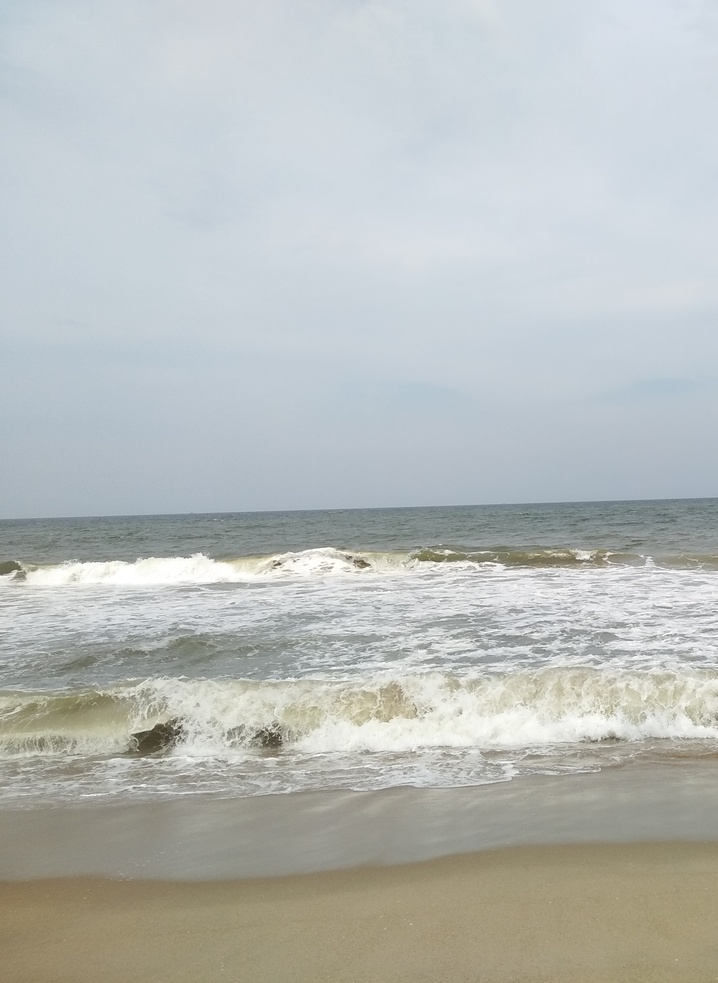
#> input picture images/beach/beach1.jpg, 718 x 983 px, shrunk from 2191 x 3000 before the run
$ python -i stitcher.py   (imports and definitions only)
#> lines starting #> are read from the running program, lines starting #| are printed output that depends on the picture
import logging

import cv2
import numpy

from .combine import combine_images
from .combine import compute_matches

__doc__ = """ImageStitcher class for combining all images together"""


class ImageStitcher:
    __doc__ = """ImageStitcher class for combining all images together"""

    def __init__(self, min_num: int = 10, lowe: float = 0.7, knn_clusters: int = 2):
        """constructor that initialises the SIFT class and Flann matcher"""
        self.min_num = min_num
        self.lowe = lowe
        self.knn_clusters = knn_clusters

        self.flann = cv2.FlannBasedMatcher({'algorithm': 0, 'trees': 5}, {'checks': 50})
        self.sift = cv2.SIFT_create()

        self.result_image = None
        self.result_image_gray = None

    def add_image(self, image: numpy.ndarray):
        """
        this adds a new image to the stitched image by
        running feature extraction and matching them
        """
        assert image.ndim == 3, 'must be an image!'
        assert image.shape[-1] == 3, 'must be BGR!'
        assert image.dtype == numpy.uint8, 'must be a uint8'

        image_gray = cv2.cvtColor(image, cv2.COLOR_RGB2GRAY)

        if self.result_image is None:
            self.result_image = image
            self.result_image_gray = image_gray
            return

        result_features = self.sift.detectAndCompute(self.result_image_gray, None)
        image_features = self.sift.detectAndCompute(image_gray, None)

        matches_src, matches_dst, n_matches = compute_matches(result_features,
                                                              image_features,
                                                              matcher=self.flann,
                                                              knn=self.knn_clusters,
                                                              lowe=self.lowe)

        if n_matches < self.min_num:
            logging.warning('too few correspondences to add image to stitched image')
            return

        logging.debug('computing homography between accumulated and new images')
        homography, _ = cv2.findHomography(matches_src, matches_dst, cv2.RANSAC, 5.0)

        logging.debug('stitching images together')
        self.result_image = combine_images(image, self.result_image, homography)
        self.result_image_gray = cv2.cvtColor(self.result_image, cv2.COLOR_RGB2GRAY)

    def image(self):
        """class for fetching the stitched image"""
        return self.result_image

>>> import cv2
>>> picture = cv2.cvtColor(cv2.imread('../images/beach/beach1.jpg'), cv2.COLOR_BGR2RGB)
>>> result = ImageStitcher().add_image(picture)
#> in add_image, `image_gray = cv2.cvtColor(image, cv2.COLOR_RGB2GRAY)`:
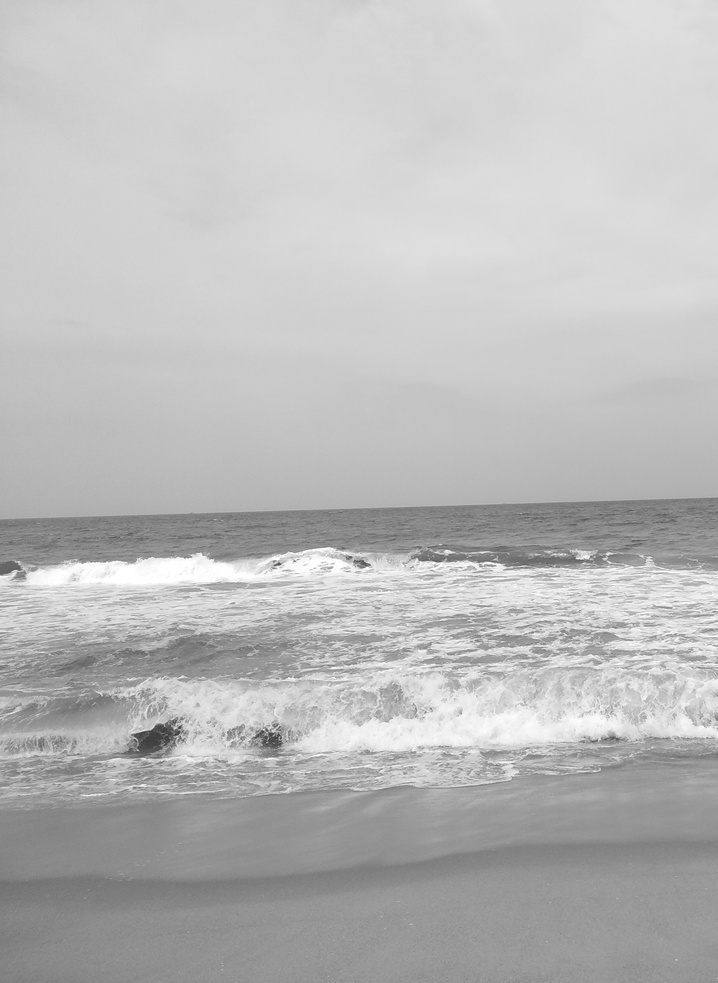
#> image_gray: shape (983, 718); min 48, max 255, mean 187

$ run again, on images/beach/beach2.jpg
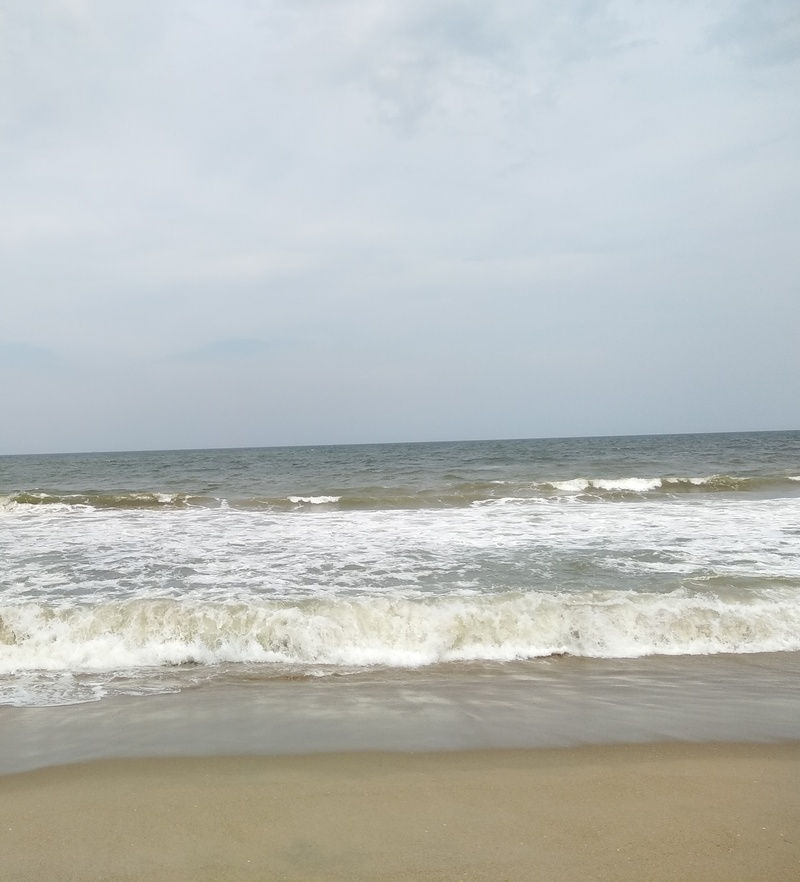
#> input picture images/beach/beach2.jpg, 800 x 882 px, shrunk from 2719 x 3000 before the run
#> in add_image, `image_gray = cv2.cvtColor(image, cv2.COLOR_RGB2GRAY)`:
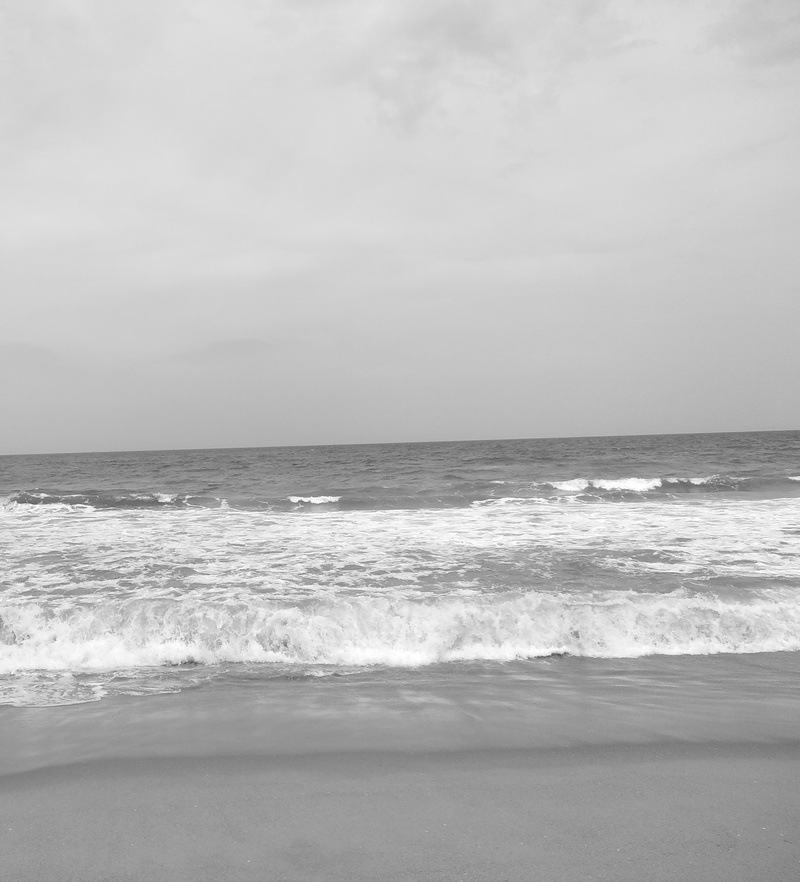
#> image_gray: shape (882, 800); min 73, max 255, mean 188.2
